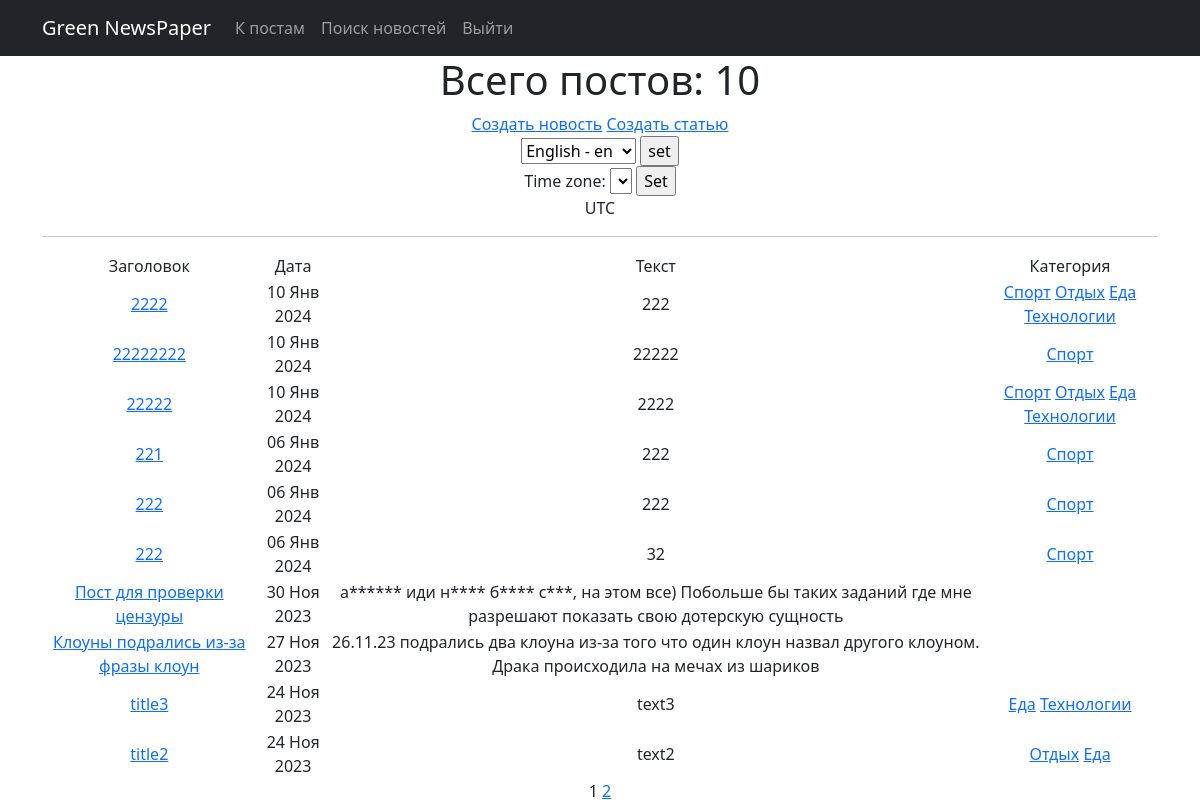
The page /posts/ (signed in) on the database as committed earlier.
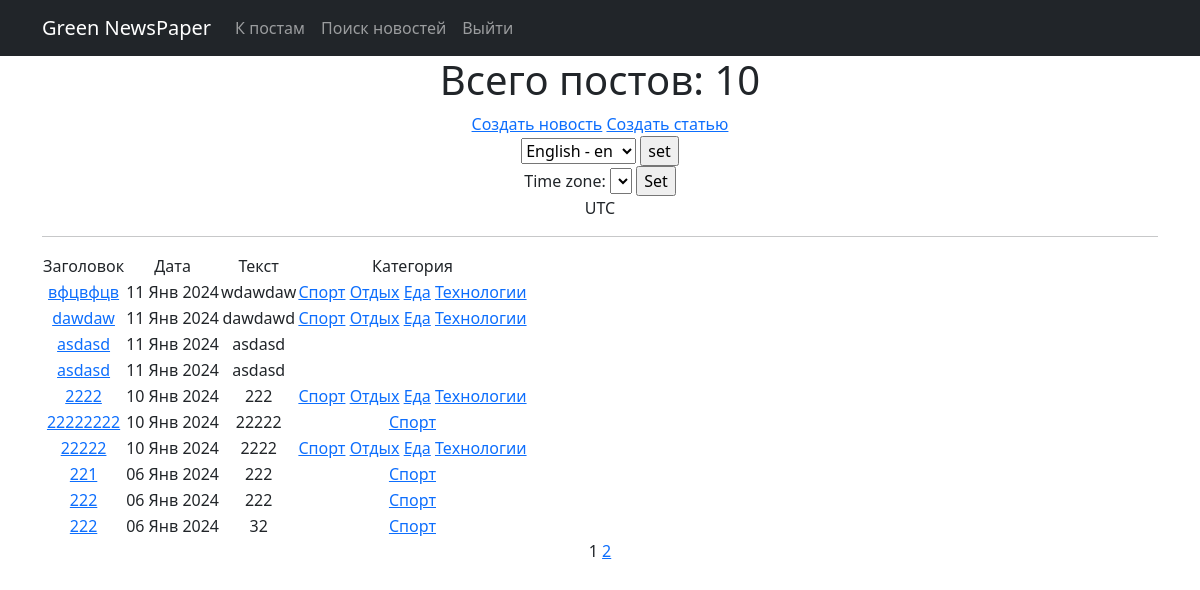
The same page on the database as committed later.
### news/models.py (models this page shows, shortened)
class Post(models.Model):
    article = 'AR'
    news = 'NE'
    POSITIONS = [
        (article, 'Статья'),
        (news, 'Новость')
    ]
    author = models.ForeignKey(Author, on_delete = models.CASCADE)
    title = models.CharField(max_length=255)
    text = models.TextField()
    type = models.CharField(max_length=250, choices = POSITIONS)
    time = models.DateTimeField(auto_now_add = True)
    category = models.ManyToManyField(Category, through = 'PostCategory')
    rating = models.IntegerField(default=0)

class Category(models.Model):
    category = models.CharField(max_length=100, unique=True, help_text=_('category name'))
    subscribers = models.ManyToManyField(User, null=True, blank=True, related_name='categories')
    def __str__(self):
        return self.category

### news/views.py (the view)
# urls.py: path('', PostsList.as_view(), name='post_list'), #cache_page(60)(PostsList.as_view())
class PostsList(LoginRequiredMixin, ListView):
    model = Post
    ordering = '-time'
    template_name = 'posts.html'
    context_object_name = 'posts'
    paginate_by = 10
    def get_queryset(self):
        queryset = super().get_queryset()
        self.filterset = PostFilter(self.request.GET, queryset)
        return self.filterset.qs
    def get_context_data(self, **kwargs):
        context = super().get_context_data(**kwargs)
        context['filter'] = PostFilter(
            self.request.GET, queryset=self.get_queryset())
        context['is_not_author'] = not self.request.user.groups.filter(
            name='authors').exists()
        return context

### news/templatetags/custom_filters.py (called while the page is built)
@register.filter()
def censor(value):
    text = str(value)
    for word in SWEAR_WORDS:
        text = text.replace(word[1:], "*" * (len(word)-1))
    return text

### news/templatetags/custom_tags.py (called while the page is built)
@register.simple_tag(takes_context=True)
def url_replace(context, **kwargs):
   d = context['request'].GET.copy()
   for k, v in kwargs.items():
       d[k] = v
   return d.urlencode()

### templates/posts.html (shortened to what this page needs)
{% extends 'flatpages/default.html' %}
{% load custom_filters %}
{% load custom_tags %}
{% load i18n %}
{% load tz %}
{% block content %}
   <h1>Всего постов: {{ posts|length }}</h1>
   <a href="news/create/">Создать новость</a>
   <a href="article/create/">Создать статью</a>
   <form action="{% url 'set_language' %}" method="POST"> {% csrf_token %}
    <select name="language" id="">
        {% get_available_languages as LANGUAGES %}
        {% get_language_info_list for LANGUAGES as languages %}
        {% for language in languages %}
            <option value="{{ language.code }}" {% if language.code == LANGUAGE_CODE %} selected {% endif %} >
                {{ language.name_local }} - {{ language.code }}
            </option>
        {% endfor %}
    </select>
    <input type="submit" value="set">
    </form>
    {% get_current_timezone as TIME_ZONE %}
    <form action="" method="POST">
        <label for="timezone">Time zone:</label>
        <select name="timezone">
        </select>
        <input type="submit" value="Set">
    </form>
    {{ TIME_ZONE }}
   <hr>
   {% if posts %}
       <table>
            <tr class="{% cycle 'blue' 'white' %}">
               <td>Заголовок</td>
               <td>Дата</td>
               <td>Текст</td>
               <td>Категория</td>
           </tr>
           {% for post in posts %}
           <tr class="{% cycle 'blue' 'white' %}">
               <td><a href="/posts/{{ post.id }}"> {{ post.title|censor }}</a></td>
               <td>{{ post.time|date:'d M Y' }}</td>
               <td>{{ post.text|censor|truncatewords:20 }}</td>
               <td>
                {% for category in post.category.all %}
                    <a href="{% url 'category_list' category.id %}">{{ category }}</a>
                {% endfor %}
                </td>
           </tr>
           {% endfor %}
       </table>
   {% else %}
       <h2>Постов нет!</h2>
   {% endif %}
{{ page_obj.number }}
{% if page_obj.has_next %}
   <a href="?{% url_replace page=page_obj.next_page_number %}">{{ page_obj.next_page_number }}</a>
{% endif %}
{% endblock content %}

Rows that differ between the two databases and show on the page:
no longer on this page (row unchanged): Post: title|censor "Пост для проверки цензуры", time "30 Ноя 2023", text|censor "а****** иди н**** б**** с***, на этом все) Побольше бы таких заданий где мне разрешают показать свою дотерскую сущность"
no longer on this page (row unchanged): Post: title|censor "Клоуны подрались из-за фразы клоун", time "27 Ноя 2023", text|censor "26.11.23 подрались два клоуна из-за того что один клоун назвал другого клоуном. Драка происходила на мечах из шариков"
no longer on this page (row unchanged): Post: title|censor "title3", time "24 Ноя 2023", text|censor "text3", Category (category "Еда"), Category (category "Технологии")
no longer on this page (row unchanged): Post: title|censor "title2", time "24 Ноя 2023", text|censor "text2", Category (category "Отдых"), Category (category "Еда")
added Post: title|censor "вфцвфцв", time "11 Янв 2024", text|censor "wdawdaw", Category (category "Спорт"), Category (category "Отдых"), Category (category "Еда"), Category (category "Технологии")
added Post: title|censor "dawdaw", time "11 Янв 2024", text|censor "dawdawd", Category (category "Спорт"), Category (category "Отдых"), Category (category "Еда"), Category (category "Технологии")
added Post: title|censor "asdasd", time "11 Янв 2024", text|censor "asdasd"
added Post: title|censor "asdasd", time "11 Янв 2024", text|censor "asdasd"
